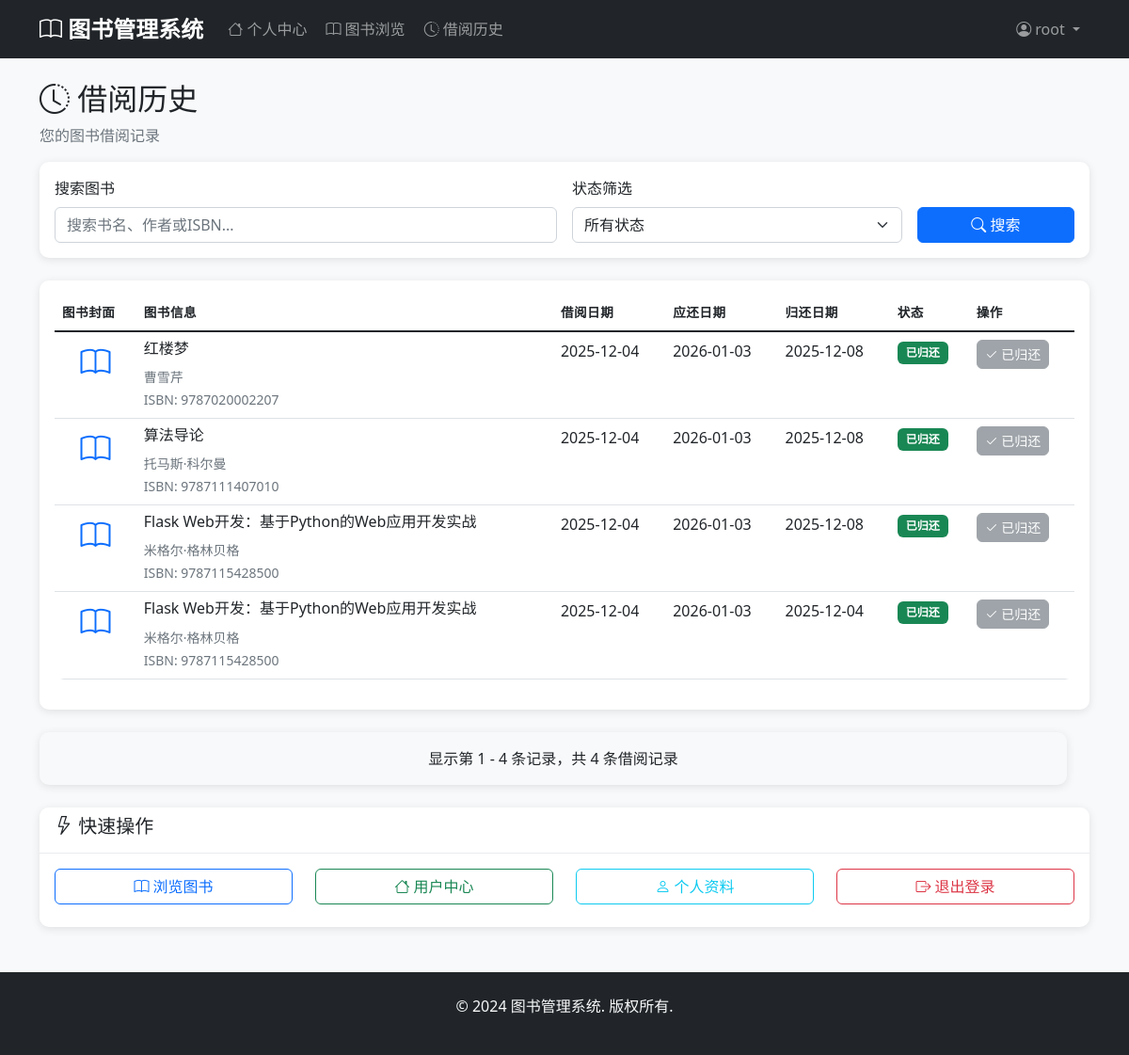
/user/borrow-history (signed in), run on an earlier commit of the app's database.
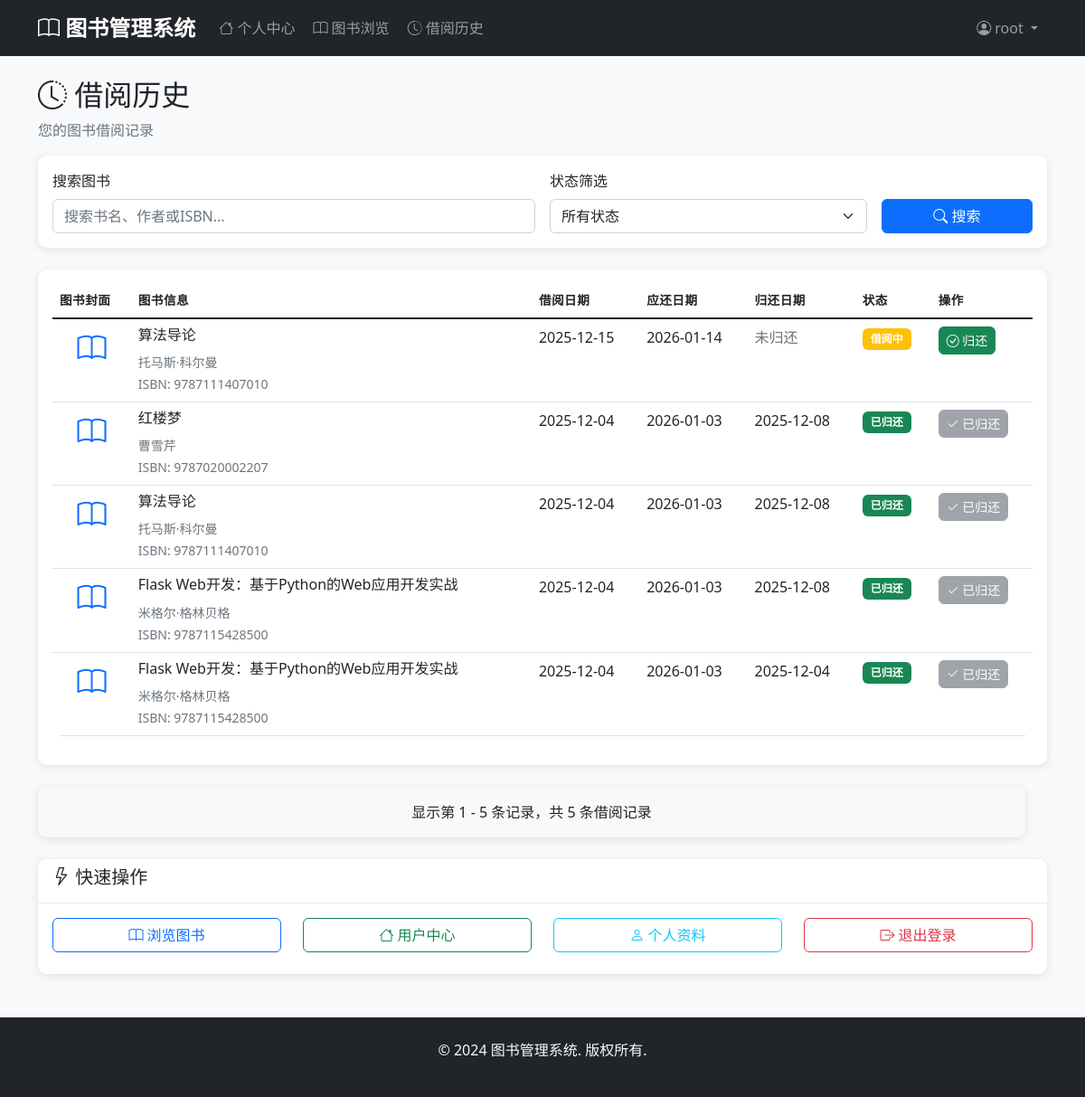
And on a later commit of the database.
### models.py (models this page shows, shortened)
class BorrowRecord(db.Model):
    __tablename__ = 'borrow_records'
    id = db.Column(db.Integer, primary_key=True)
    user_id = db.Column(db.Integer, db.ForeignKey('users.id'), nullable=False)
    book_id = db.Column(db.Integer, db.ForeignKey('books.id'), nullable=False)
    borrow_date = db.Column(db.DateTime, default=datetime.utcnow)
    due_date = db.Column(db.DateTime, nullable=False)
    return_date = db.Column(db.DateTime)
    status = db.Column(db.String(20), default='borrowed')  # borrowed, returned, overdue
    created_at = db.Column(db.DateTime, default=datetime.utcnow)
    def is_overdue(self):
        if self.return_date:
            return False
        return datetime.utcnow() > self.due_date

class Book(db.Model):
    __tablename__ = 'books'
    id = db.Column(db.Integer, primary_key=True)
    title = db.Column(db.String(200), nullable=False)
    author = db.Column(db.String(100), nullable=False)
    isbn = db.Column(db.String(20), unique=True, nullable=False)
    publisher = db.Column(db.String(100))
    publication_date = db.Column(db.Date)
    quantity = db.Column(db.Integer, default=1)
    available_quantity = db.Column(db.Integer, default=1)
    description = db.Column(db.Text)
    category_id = db.Column(db.Integer, db.ForeignKey('categories.id'), nullable=False)
    created_at = db.Column(db.DateTime, default=datetime.utcnow)
    updated_at = db.Column(db.DateTime, default=datetime.utcnow, onupdate=datetime.utcnow)
    borrow_records = db.relationship('BorrowRecord', backref='book', lazy=True)

### app.py (the view, shortened to what this page needs)
@app.route('/user/borrow-history')
@login_required
def borrow_history():
    if isinstance(current_user, Admin):
        abort(403)
    page = request.args.get('page', 1, type=int)
    search = request.args.get('search', '')
    status = request.args.get('status', '')
    query = BorrowRecord.query.filter_by(user_id=current_user.id)
    if status == 'borrowed':
        query = query.filter(BorrowRecord.status == 'borrowed')
    elif status == 'returned':
        query = query.filter(BorrowRecord.status == 'returned')
    elif status == 'overdue':
        query = query.filter(
            BorrowRecord.status == 'borrowed',
            BorrowRecord.due_date < datetime.utcnow()
        )
    records = query.order_by(BorrowRecord.created_at.desc()).paginate(
        page=page, per_page=10, error_out=False
    )
    return render_template('user/borrow_history.html',
                         records=records,
                         search=search,
                         status=status)

### app.py (called while the page is built)
@login_manager.user_loader
def load_user(user_id):
    try:
        user_id = int(user_id)
        admin = Admin.query.get(user_id)
        if admin:
            return admin
        user = User.query.get(user_id)
        return user
    except (ValueError, TypeError):
        return None

### templates/user/borrow_history.html (shortened to what the changed rows need)
{% extends "base.html" %}
{% block content %}
<div class="row">
    <div class="col-12">
        <h2><i class="bi bi-clock-history"></i> 借阅历史</h2>
    </div>
</div>
<div class="row">
    {% if records.items %}
        <div class="col-12">
            <div class="card">
                <div class="card-body">
                    <div class="table-responsive">
                        <table class="table table-hover">
                            <thead>
                                <tr>
                                    <th>图书封面</th>
                                    <th>图书信息</th>
                                    <th>借阅日期</th>
                                    <th>应还日期</th>
                                    <th>归还日期</th>
                                    <th>状态</th>
                                    <th>操作</th>
                                </tr>
                            </thead>
                            <tbody>
                                {% for record in records.items %}
                                    <tr>
                                        <td class="text-center">
                                            <i class="bi bi-book text-primary" style="font-size: 2rem;"></i>
                                        </td>
                                        <td>
                                            <h6>{{ record.book.title }}</h6>
                                            <small class="text-muted">{{ record.book.author }}</small><br>
                                            <small class="text-muted">ISBN: {{ record.book.isbn }}</small>
                                        </td>
                                        <td>{{ record.borrow_date.strftime('%Y-%m-%d') }}</td>
                                        <td>{{ record.due_date.strftime('%Y-%m-%d') }}</td>
                                        <td>
                                            {% if record.return_date %}
                                                {{ record.return_date.strftime('%Y-%m-%d') }}
                                            {% else %}
                                                <span class="text-muted">未归还</span>
                                            {% endif %}
                                        </td>
                                        <td>
                                            {% if record.status == 'borrowed' %}
                                                {% if record.is_overdue() %}
                                                    <span class="badge bg-danger">已逾期</span>
                                                {% else %}
                                                    <span class="badge bg-warning">借阅中</span>
                                                {% endif %}
                                            {% elif record.status == 'returned' %}
                                                <span class="badge bg-success">已归还</span>
                                            {% endif %}
                                        </td>
                                        <td>
                                            {% if record.status == 'borrowed' %}
                                                <a href="{{ url_for('return_book', record_id=record.id) }}"
                                                   class="btn btn-sm btn-success"
                                                   onclick="return confirm('确定要归还《{{ record.book.title }}》吗？')">
                                                    <i class="bi bi-check-circle"></i> 归还
                                                </a>
                                            {% else %}
                                                <button class="btn btn-sm btn-secondary" disabled>
                                                    <i class="bi bi-check2"></i> 已归还
                                                </button>
                                            {% endif %}
                                        </td>
                                    </tr>
                                {% endfor %}
                            </tbody>
                        </table>
                    </div>
                </div>
            </div>
        </div>
        <div class="row mt-4">
            <div class="col-12">
                <div class="card bg-light">
                    <div class="card-body text-center">
                        <p class="mb-0">
                            显示第 {{ (records.page - 1) * records.per_page + 1 }} -
                            {{ records.page * records.per_page if records.page * records.per_page < records.total else records.total }}
                            条记录，共 {{ records.total }} 条借阅记录
                        </p>
                    </div>
                </div>
            </div>
        </div>
    {% endif %}
</div>
{% endblock %}

What changed in the data, as far as the page shows it:
added BorrowRecord: book "算法导论", book.author "托马斯·科尔曼", book.isbn "9787111407010", borrow_date "2025-12-15", due_date "2026-01-14", shows "未归还", status "借阅中"
Also different on the page:
{{ records.total }}: "4" → "5"
text no longer shown: "4"
text now shown: "5"
